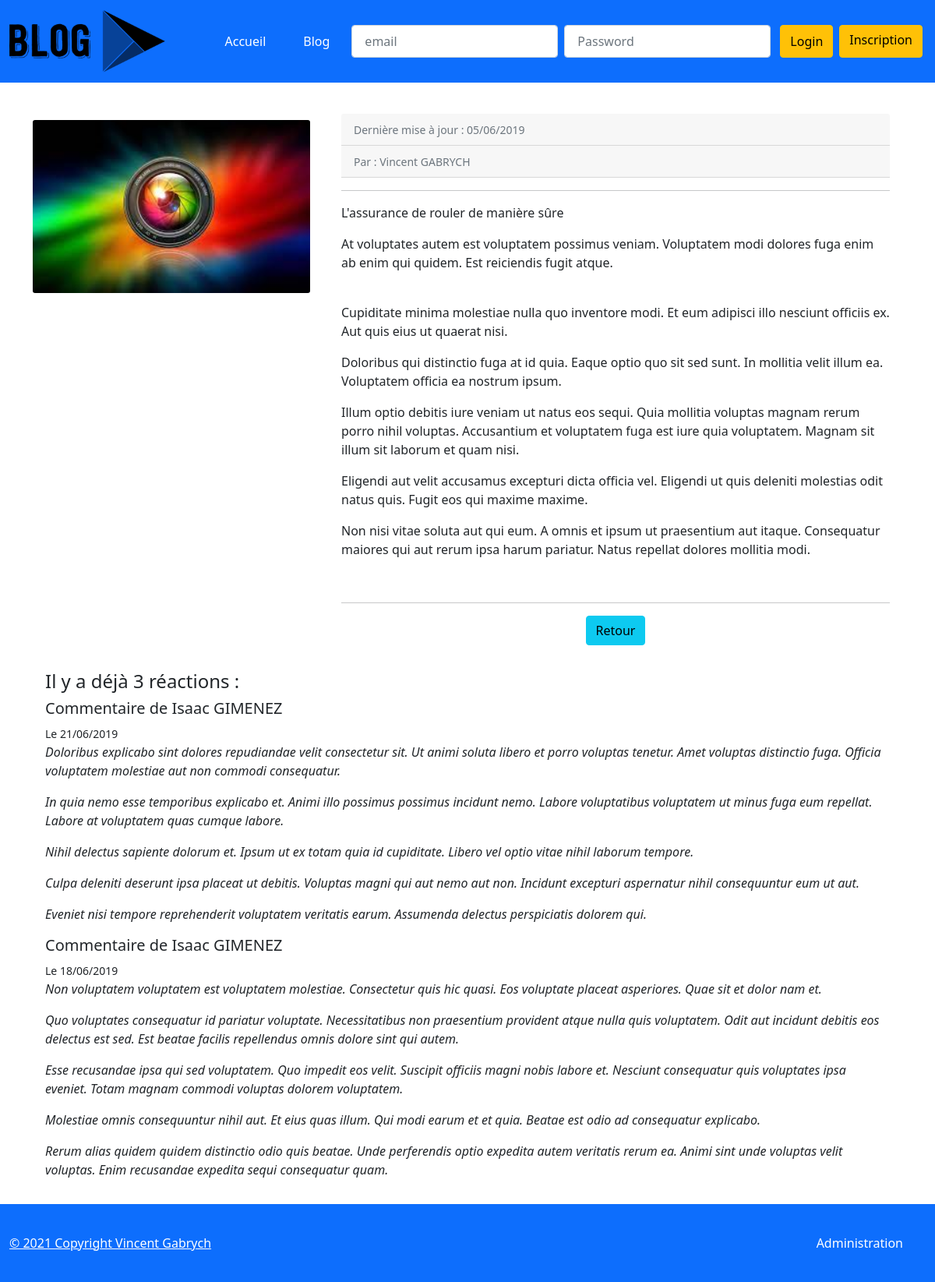
Page /index.php?controller=ArticleController&task=showOneArticle&id=2 on the earlier database version.
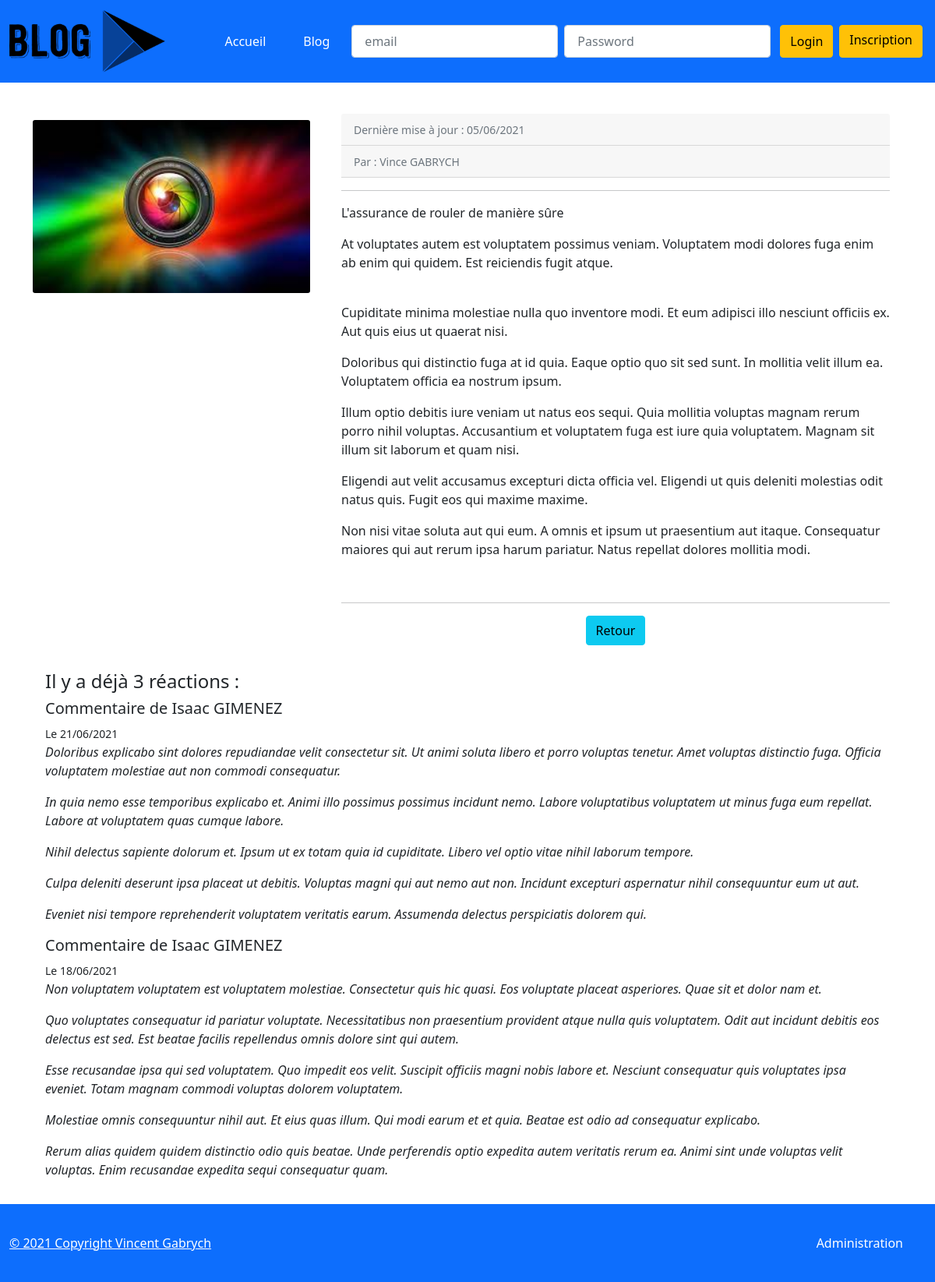
Same page on the later database version.
### tables this page shows
CREATE TABLE IF NOT EXISTS `comments` (
  `id` int(11) NOT NULL AUTO_INCREMENT,
  `author_id` int(11) NOT NULL,
  `article_id` int(11) NOT NULL,
  `content` longtext,
  `created_at` datetime DEFAULT NULL,
  `publied` tinyint(1) DEFAULT NULL,
  PRIMARY KEY (`id`),
  KEY `fk_comments_Users1_idx` (`author_id`),
  KEY `fk_comments_posts1_idx` (`article_id`)
);

### libraries/Renderer.php (called while the page is built, shortened)
<?php
class Renderer
{
public static function render(string $path, array $variables = []): void
    {
        extract($variables);
        require('templates/' . $path . '.html.php');
        require('templates/home/layout.html.php');
    }
}

### libraries/controllers/ArticleController.php (called while the page is built, shortened)
<?php
require_once('libraries/services/BlogService.php');
require_once('libraries/renderer.php');
class ArticleController
{
    public function showOneArticle()
    {
        $id = filter_input(INPUT_GET, 'id', FILTER_VALIDATE_INT);
        $article = (new BlogService())->getOneArticleWithComments($id);
        $avm = new ArticleViewModel();
        $avm->article = $article;
        \Renderer::render('articles/show', compact('avm'));
    }
}

### libraries/Application.php (called while the page is built, shortened)
<?php
class Application
{
     public static function process()
    {
            $taskName = self::getTaskName();
            $controller = new $controllerName();
            $controller->$taskName();
    }
    private static function getTaskName(): string
    {
        $taskName = filter_input(INPUT_GET, "task", FILTER_SANITIZE_SPECIAL_CHARS);
        return $taskName;
    }
}

### index.php (called while the page is built, shortened)
<?php
require_once('libraries/Application.php');
Application::process();

### DataBase/Database.php (called while the page is built)
<?php
class Database
{
    public static function getPdo(int $errorMode =  PDO::ERRMODE_EXCEPTION, int $fetchMode = PDO::FETCH_ASSOC): PDO
    {
        return new PDO('mysql:host=localhost;dbname=projet5;charset=utf8', 'root', 'root', [
            PDO::ATTR_ERRMODE => $errorMode,
            PDO::ATTR_DEFAULT_FETCH_MODE => $fetchMode
        ]);
    }
}

### libraries/services/BlogService.php (called while the page is built, shortened)
<?php
require_once('libraries/Repositories/ArticleRepository.php');
require_once('libraries/Repositories/CommentRepository.php');
require_once('libraries/Models/model/Article.Model.php');
require_once('libraries/Models/model/CommentWithNameModel.php');
require_once('libraries/Models/model/User.Model.php');
class BlogService
{
    public function getOneArticleWithComments(int $id) : ?ArticleModel
    {
        $articleRepo = new ArticleRepository();
        $commentRepo = new CommentRepository();
        $userRepo = new UserRepository();
        $articleEntity = $articleRepo->getOneArticle($id);
        $commentsEntities = $commentRepo->getCommentsByArticleId($id);
        $userArticleEntity = $userRepo->getUserById($articleEntity->getUserId());
        $userModel = new UserModel();
        $userModel->setId($userArticleEntity->getId());
        $userModel->setFirstname(ucfirst(strtolower($userArticleEntity->getFirstname()) ));
        $userModel->setLastname(strtoupper($userArticleEntity->getLastname()));
        $userModel->setEmail($userArticleEntity->getEmail());
        $userModel->setFullname($userModel->getFirstname() . ' ' . $userModel->getLastname());
        $userModel->setRole($userArticleEntity->getRole());
        $commentsModel = [];
        foreach($commentsEntities as $c)
        {
            $cm = new CommentWithNameModel();
            $cm->setId($c->getId());
            $CommentsUserEntity = $userRepo->getUserById($c->getAuthorId());
            $userCommentModel = new UserModel();
            $userCommentModel->setId($CommentsUserEntity->getId());
            $userCommentModel->setFirstname(ucfirst(strtolower($CommentsUserEntity->getFirstname()) ));
            $userCommentModel->setLastname(strtoupper($CommentsUserEntity->getLastname()));
            $cm->setFullname($userCommentModel->getFirstname() ."  ". $userCommentModel->getLastname() );
            $cm->setArticleId($c->getArticleId());
            $cm->setContent($c->getContent());
            $cm->setCreatedAt($c->getCreatedAt());
            $cm->setPublied($c->getPublied());
            $cm->setCensored( strpos($cm->getContent(), 'http://') !== false );
            array_push($commentsModel, $cm);
        }
        $articleModel = new ArticleModel();
        $articleModel->setAllComments($commentsModel);
        $articleModel->setAuthor($userModel);
        $articleModel->setChapo($articleEntity->getChapo());
        $articleModel->setContent($articleEntity->getContent());
        $articleModel->setCreatedAt($articleEntity->getCreatedAt());
        $articleModel->setId($articleEntity->getId());
        $articleModel->setPosted($articleEntity->getPosted());
        $interval = date_diff($articleModel->getCreatedAt(), new DateTime('now'));
        $articleModel->setRecent( $interval->format('%a') < 31 );
        $articleModel->setTitle($articleEntity->getTitle());
        return $articleModel;
    }
}

### libraries/Repositories/ArticleRepository.php (called while the page is built, shortened)
<?php
require_once('DataBase/database.php');
class ArticleRepository
{
    public function __construct()
    {
        $this->pdo = \Database::getPdo();
    }
    private function toArticleEntity($line): ArticleEntity {
        $article = new ArticleEntity();
        $article->setId(intval($line['id']));
        $article->setTitle($line['title']);
        $article->setChapo($line['chapo']);
        $article->setContent($line['content']);
        $article->setUserId(intval($line['user_id']));
        $article->setCreatedAt(new DateTime($line['created_at']));
        $article->setPosted($line['posted'] === null ? false : $line['posted']);
        return $article;
    }
    public function getOneArticle(int $id): ?ArticleEntity
    {
        $query = $this->pdo->prepare("SELECT a.* FROM articles as a where a.id = :id");
        $query->execute(['id' => $id]);
        $articleLine = $query->fetch();
        $article = null;
        if ($articleLine !== false) {
            $article = $this->toArticleEntity($articleLine);
        }
        return $article;
    }
}

### libraries/models/Model/Article.Model.php (called while the page is built, shortened)
<?php
class ArticleModel
{
    private $createdAt;
    private $allComments;
    private $author;
    public function getCreatedAt(): DateTime
    {
        return $this->createdAt;
    }
    public function setCreatedAt(DateTime $createdAt)
    {
        $this->createdAt = $createdAt;
    }
    public function getAllComments(): array
    {
        return $this->allComments;
    }
    public function setAllComments(array $comments)
    {
        $this->allComments = $comments;
    }
    public function getAuthor(): ?UserModel
    {
        return $this->author;
    }
    public function setAuthor(UserModel $author)
    {
        $this->author = $author;
    }
}

### libraries/models/Model/User.model.php (called while the page is built, shortened)
<?php
class UserModel
{
    private $fullname;
    public function getFullname() : string
    {
        return $this->fullname;
    }
    public function setFullname(string $fullname)
    {
        $this->fullname = $fullname;
    }
}

### libraries/models/Model/CommentWithNameModel.php (called while the page is built, shortened)
<?php
require_once('libraries/models/model/User.model.php');
class CommentWithNameModel extends UserModel
{
    private $content;
    private $createdAt;
    private $publied;
    public function getContent(): string
    {
        return $this->content;
    }
    public function setContent(string $content): void
    {
        $this->content = $content;
    }
    public function getCreatedAt(): DateTime
    {
        return $this->createdAt;
    }
    public function setCreatedAt(DateTime $createdAt): void
    {
        $this->createdAt = $createdAt;
    }
    public function isPublied(): bool
    {
        return $this->publied;
    }
    public function setPublied(bool $publied): void
    {
        $this->publied = $publied;
    }
}

### libraries/Repositories/CommentRepository.php (called while the page is built, shortened)
<?php
require_once('DataBase/database.php');
class CommentRepository
{
    public function __construct()
    {
        $this->pdo = \Database::getPdo();
    }
    public function getCommentsByArticleId(int $id): array
    {
        $query = $this->pdo->prepare(
            " SELECT c.* FROM Comments as c Where c.article_id= :id ORDER BY created_At DESC"
        );
        $query->execute(['id' => $id]);
        $allComments = [];
        while ($commentLine = $query->fetch()) {
            $comment = new CommentEntity();
            $comment->setId($commentLine['id']);
            $comment->setAuthorId($commentLine['author_id']);
            $comment->setArticleId($commentLine['article_id']);
            $comment->setContent($commentLine['content']);
            $comment->setCreatedAt(new DateTime($commentLine['created_at']));
            $comment->setPublied($commentLine['publied'] === null ? false:$commentLine['publied']);
            array_push($allComments, $comment);
        }
        return $allComments;
    }
}

### templates/articles/show.html.php (the view, shortened to what the changed rows need)
<div class="row">
        <div class="col-lg-8">
            <div class="card-body">
                    <div class="card-header"><small class="text-muted">Dernière mise à jour : <?= $avm->article->getCreatedAt()->format('d/m/Y') ?></small></div>
                    <div class="card-header"><small class="text-muted">Par : <?= $avm->article->getAuthor()->getFullname() ?></small></div>
                    <br>
                    <br>
            </div>
        </div>
</div>
<div class="card-body Comment">
    <?php if (count($avm->article->getAllComments()) === 0) : ?>
        <h4>Il n'y a pas encore de commentaires pour cet article ... SOYEZ LE PREMIER ! :D</h4>
    <?php else : ?>
        <h4>Il y a déjà <?= count($avm->article->getAllComments()) ?> réactions : </h4>
        <?php foreach ($avm->article->getAllComments() as $commentaire) : if ($commentaire->isPublied() == 1){  ?>
            <h5>Commentaire de <?= $commentaire->getFullname() ?></h5>
            <small>Le <?= $commentaire->getCreatedAt()->format('d/m/Y') ?></small>
            <blockquote>
                <em><?= $commentaire->getContent() ?></em>
            </blockquote>
        <?php } endforeach ?>
    <?php endif ?>
</div>

Differences in the rows shown:
changed comments (number 1 of 2 on the later page): format "21/06/2019" → "21/06/2021"
changed comments (number 2 of 2 on the later page): format "18/06/2019" → "18/06/2021"
Other differences:
$avm->article->getCreatedAt()->format('d/m/Y'): "05/06/2019" → "05/06/2021"
$avm->article->getAuthor()->getFullname(): "Vincent GABRYCH" → "Vince GABRYCH"
